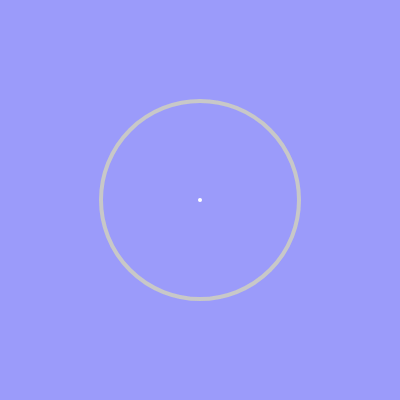
Frame 1 (no input)
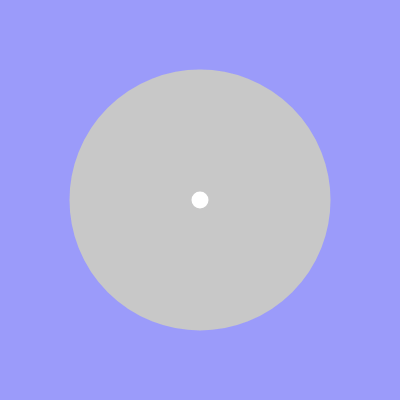
Frame 60 (no input)
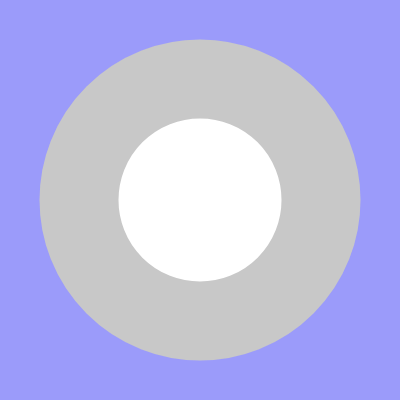
Frame 120 (the mouse pressed at the canvas centre since frame 60)

The p5.js sketch that drew these frames (run headless with seeded random() and noise() and a simulated clock; from frame 60 on, the mouse is pressed at the canvas centre):

// p5.js sketch
// ── sketch.js
function setup() {
  createCanvas(400, 400);
  ellipseMode(RADIUS);
  stroke(200)
  n = 1;
  c = 1;
}

function draw() {
  if(n>199 | n<1){ c=c*-1;}
  n=n+c;
  strokeWeight(200-n);
  
  background(155,155,250);
  ellipse(200,200, n);
    
}
